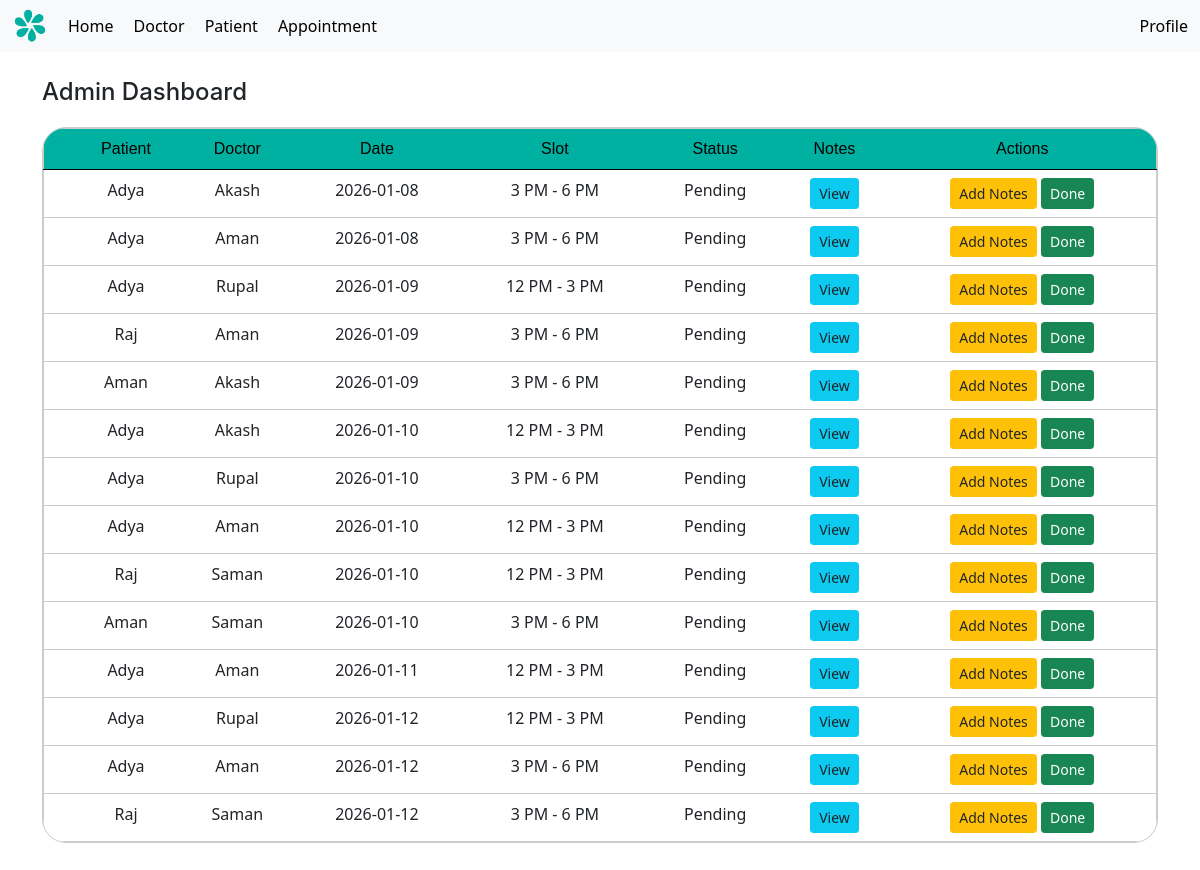
/home (signed in), run on an earlier commit of the app's database.
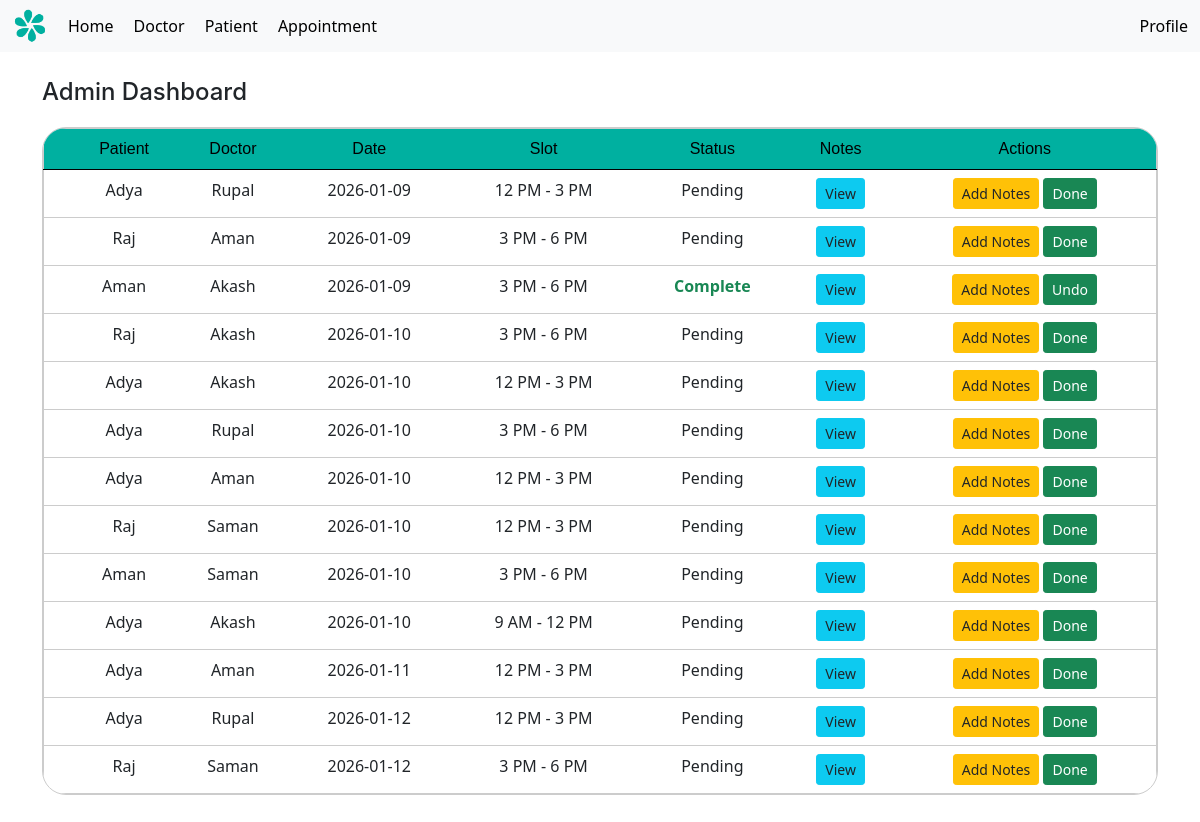
And on a later commit of the database.
### models.py (models this page shows, shortened)
class appointment(db.Model):
    id = db.Column(db.Integer, primary_key=True)
    patient_id = db.Column(db.Integer, db.ForeignKey('patient.id'), nullable=False)
    doctor_id = db.Column(db.Integer, db.ForeignKey('doctor.id'), nullable=False)
    appointment_date = db.Column(db.Date, nullable=False)
    slot = db.Column(db.String(20), nullable=False)
    prescription = db.Column(db.Text, nullable=True)
    status = db.Column(db.Boolean, default=False)
    is_blocked = db.Column(db.Boolean, default=False)
    doctor = db.relationship('doctor', back_populates='appointments', lazy=True)
    patient = db.relationship('patient', back_populates='appointments', lazy=True)

class patient(UserMixin, db.Model):
    id = db.Column(db.Integer, primary_key=True)
    username = db.Column(db.String(100), unique=True, nullable=False)
    name = db.Column(db.String(100), nullable=False)
    age = db.Column(db.Integer, nullable=False)
    password = db.Column(db.String(200), nullable=False)
    appointments = db.relationship('appointment', back_populates='patient', lazy=True)
    is_admin = db.Column(db.Boolean, default=False)
    is_doctor = db.Column(db.Boolean, default=False)

class doctor(UserMixin, db.Model):
    id = db.Column(db.Integer, primary_key=True)
    username = db.Column(db.String(100), unique=True, nullable=False)
    password = db.Column(db.String(200), nullable=False)
    name = db.Column(db.String(100), nullable=False)
    specialization = db.Column(db.String(100), nullable=False)
    availability = db.Column(db.Date, nullable=True)
    timeSlots = db.relationship('timeSlot', back_populates='doctor', lazy=True)
    appointments = db.relationship('appointment', back_populates='doctor', lazy=True)
    is_admin = db.Column(db.Boolean, default=False)
    is_doctor = db.Column(db.Boolean, default=True)

### app.py (the view, shortened to what this page needs)
@app.route('/home')
def home():
    if not current_user.is_authenticated:
        return redirect(url_for('login'))
    today = date.today()
    next_week = today + timedelta(days=7)
    base_filter = (
        appointment.appointment_date >= today,
        appointment.appointment_date <= next_week
    )
    if current_user.is_admin:
        appts = appointment.query.filter(
            *base_filter,
            appointment.is_blocked == False,
            appointment.patient_id != 0
        ).order_by(
            appointment.appointment_date.asc()
        ).all()
        return render_template('home_da.html', appointments=appts)

### app.py (called while the page is built)
@login_manager.user_loader
def load_user(user_id):
    user_type = session.get("user_type")
    if user_type == "doctor":
        return doctor.query.get(int(user_id))
    return patient.query.get(int(user_id))

@app.context_processor
def inject_user():
    return dict(current_user=current_user, request = request)

### templates/home_da.html (shortened to what this page needs)
{% extends 'layout.html' %}
{% block content %}
<h1 style="margin-bottom: 20px;">Admin Dashboard</h1>
<div style=" border: 1px solid #ccc; border-radius: 24px; width: 100%; overflow: clip;">
<table class="table" style="text-align: center; padding: 20px; border: 1px solid #ccc; margin-bottom: 0px;">
  <thead class="thead-darky">
    <tr>
        <th scope="col"></th>
        <th scope="col">Patient</th>
        <th scope="col">Doctor</th>
        <th scope="col">Date</th>
        <th scope="col">Slot</th>
        <th scope="col">Status</th>
        <th scope="col">Notes</th>
        <th scope="col">Actions</th>
    </tr>
  </thead>
  <tbody>
        {% for a in appointments %}
        <tr class="table-row-link">
            <th scope="row"></th>
            <td><a href="{{ url_for('patient_profile', patient_id=a.patient.id) }}">{{ a.patient.name }}</a></td>
            <td><a href="{{ url_for('doctor_profile', doctor_id=a.doctor.id) }}">{{ a.doctor.name }}</a></td>
            <td>{{ a.appointment_date }}</td>
            <td>{{ a.slot }}</td>
            <td>{% if a.status %}
        <div class="text-success fw-bold">Complete</div>
    {% else %}
        <div>Pending</div>
    {% endif %}</td>
            <td>
              <a href="{{ url_for('view_notes', appt_id=a.id) }}" class="btn btn-info btn-sm">
                  View
              </a>
            </td>
            <td>
                {% if (current_user.is_doctor and a.doctor_id == current_user.id) or current_user.is_admin %}
                    <a href="{{ url_for('add_notes', appt_id=a.id) }}" class="btn btn-warning btn-sm">
                        Add Notes
                    </a>
                {% endif %}
                {% if (current_user.is_doctor and a.doctor_id == current_user.id) or current_user.is_admin %}
                    <form action="{{ url_for('mark_done', appt_id=a.id) }}" method="POST" style="display:inline;">
                        <button class="btn btn-sm btn-success">
                            {% if a.status %}Undo{% else %}Done{% endif %}
                        </button>
                    </form>
                {% endif %}
            </td>
        </tr>
      {% endfor %}
  </tbody>
</table>
</div>
{% endblock %}

What changed in the data, as far as the page shows it:
removed appointment: patient.name "Adya", doctor.name "Akash", appointment_date "2026-01-08", slot "3 PM - 6 PM", status "Pending"
removed appointment: patient.name "Adya", doctor.name "Aman", appointment_date "2026-01-08", slot "3 PM - 6 PM", status "Pending"
removed appointment: patient.name "Adya", doctor.name "Aman", appointment_date "2026-01-12", slot "3 PM - 6 PM", status "Pending"
changed appointment (number 3 of 13 on the later page): status "Pending Done" → "Complete Undo"
now on this page (row edited): appointment: patient.name "Raj", doctor.name "Akash", appointment_date "2026-01-10", slot "3 PM - 6 PM", status "Pending"
added appointment: patient.name "Adya", doctor.name "Akash", appointment_date "2026-01-10", slot "9 AM - 12 PM", status "Pending"
